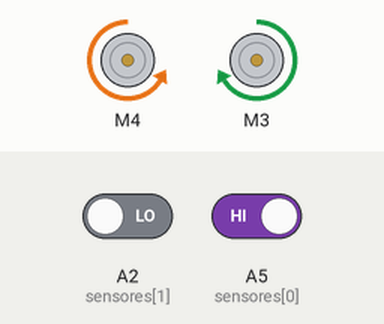
Recording of a sketch running on a simulated Arduino Uno, built with avr-gcc and run on an emulated ATmega328P. Parts: 2 × DC motor (green arrow = forward, orange = backward, longer = faster). Inputs (shaded band) come from the test bench; at power-on: A2 (sensores[1]) LOW, A5 (sensores[0]) HIGH. What the sketch prints to the serial monitor is not drawn. At 0.0 s the program stops and its outputs stay as they are.

Above: at 0.1 s.
Timing chart, 0 to 1.5 s (numbered marks = the images above):
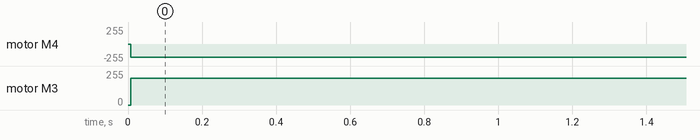

The sketch:

sketch_aug16a_aula_1608.ino
```cpp
#include <AFMotor.h>

int sensores [] = {A5,A2};
int leituras [] = {0,0};
AF_DCMotor motorE(4); //inserir a porta do motor da esquerda
AF_DCMotor motorD(3); //inserir a porta do motor da direita
bool alinhou = false;
int sE;
int sD;
void setup() {

  for (int i = 0; i<2; i++){
    pinMode(sensores[i],INPUT);
  }
   Serial.begin(9600);
   motorE.run(FORWARD);
   motorD.run(FORWARD);
}

void loop() {

    sE = digitalRead(A2);
    sD = digitalRead(A5);

    alinhou = false;
    for (int i = 0; i<2; i++){
      leituras[i] = digitalRead(sensores[i]);
      Serial.print(leituras[i]);
      Serial.print(" ");
    }
    Serial.println();

    while (alinhou == false) {
      //1 = Branco
      //0 = Preto
        if (sE == 1 && sD == 1) {
            motorD.setSpeed(200);
            motorE.setSpeed(200);
            motorD.run(FORWARD);
            motorE.run(FORWARD);
            };

        if (sE == 0 && sD == 1) {
            motorD.setSpeed(200);
            motorD.run(FORWARD);
            motorE.setSpeed(200);
            motorE.run(BACKWARD);
        };

        if (sE == 1 && sD == 0) {
            motorD.setSpeed(200);
            motorD.run(BACKWARD);
            motorE.setSpeed(200);
            motorE.run(FORWARD);
        };

        if (sD == 0 && sE == 0) {
            motorD.setSpeed(0);
            motorE.setSpeed(0);
            motorD.run(FORWARD);
            motorE.run(FORWARD);
            alinhou = true;
        };
    }


}
```

Measured:
- by itself, motor M4: stopped → backward 200/255 at 0.01 s
- by itself, motor M3: stopped → forward 200/255 at 0.01 s
